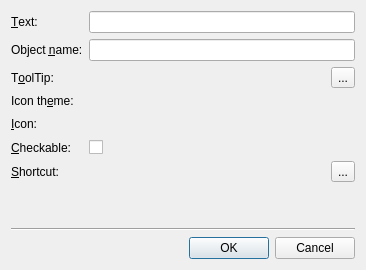
<?xml version="1.0" encoding="UTF-8"?>
<ui version="4.0">
 <comment>*********************************************************************
**
** Copyright (C) 2015 The Qt Company Ltd.
** Contact: http://www.qt.io/licensing/
**
** This file is part of the Qt Designer of the Qt Toolkit.
**
** $QT_BEGIN_LICENSE:LGPL$
** Commercial License Usage
** Licensees holding valid commercial Qt licenses may use this file in
** accordance with the commercial license agreement provided with the
** Software or, alternatively, in accordance with the terms contained in
** a written agreement between you and The Qt Company. For licensing terms
** and conditions see http://www.qt.io/terms-conditions. For further
** information use the contact form at http://www.qt.io/contact-us.
**
** GNU Lesser General Public License Usage
** Alternatively, this file may be used under the terms of the GNU Lesser
** General Public License version 2.1 or version 3 as published by the Free
** Software Foundation and appearing in the file LICENSE.LGPLv21 and
** LICENSE.LGPLv3 included in the packaging of this file. Please review the
** following information to ensure the GNU Lesser General Public License
** requirements will be met: https://www.gnu.org/licenses/lgpl.html and
** http://www.gnu.org/licenses/old-licenses/lgpl-2.1.html.
**
** As a special exception, The Qt Company gives you certain additional
** rights. These rights are described in The Qt Company LGPL Exception
** version 1.1, included in the file LGPL_EXCEPTION.txt in this package.
**
** GNU General Public License Usage
** Alternatively, this file may be used under the terms of the GNU
** General Public License version 3.0 as published by the Free Software
** Foundation and appearing in the file LICENSE.GPL included in the
** packaging of this file.  Please review the following information to
** ensure the GNU General Public License version 3.0 requirements will be
** met: http://www.gnu.org/copyleft/gpl.html.
**
** $QT_END_LICENSE$
**
*********************************************************************</comment>
 <class>qdesigner_internal::NewActionDialog</class>
 <widget class="QDialog" name="qdesigner_internal::NewActionDialog">
  <property name="geometry">
   <rect>
    <x>0</x>
    <y>0</y>
    <width>366</width>
    <height>270</height>
   </rect>
  </property>
  <property name="windowTitle">
   <string>New Action...</string>
  </property>
  <layout class="QVBoxLayout" name="verticalLayout">
   <item>
    <layout class="QFormLayout" name="formLayout">
     <item row="0" column="0">
      <widget class="QLabel" name="textLabel">
       <property name="text">
        <string>&amp;Text:</string>
       </property>
       <property name="buddy">
        <cstring>editActionText</cstring>
       </property>
      </widget>
     </item>
     <item row="0" column="1">
      <widget class="QLineEdit" name="editActionText">
       <property name="minimumSize">
        <size>
         <width>255</width>
         <height>0</height>
        </size>
       </property>
      </widget>
     </item>
     <item row="1" column="0">
      <widget class="QLabel" name="objectNameLabel">
       <property name="text">
        <string>Object &amp;name:</string>
       </property>
       <property name="buddy">
        <cstring>editObjectName</cstring>
       </property>
      </widget>
     </item>
     <item row="1" column="1">
      <widget class="QLineEdit" name="editObjectName"/>
     </item>
     <item row="2" column="0">
      <widget class="QLabel" name="toolTipLabel">
       <property name="text">
        <string>T&amp;oolTip:</string>
       </property>
       <property name="buddy">
        <cstring>tooltipEditor</cstring>
       </property>
      </widget>
     </item>
     <item row="2" column="1">
      <layout class="QHBoxLayout" name="toolTipLayout">
       <item>
        <widget class="TextPropertyEditor" name="tooltipEditor" native="true">
         <property name="sizePolicy">
          <sizepolicy hsizetype="MinimumExpanding" vsizetype="Preferred">
           <horstretch>0</horstretch>
           <verstretch>0</verstretch>
          </sizepolicy>
         </property>
        </widget>
       </item>
       <item>
        <widget class="QToolButton" name="toolTipToolButton">
         <property name="text">
          <string>...</string>
         </property>
        </widget>
       </item>
      </layout>
     </item>
     <item row="3" column="0">
      <widget class="QLabel" name="iconThemeLabel">
       <property name="text">
        <string>Icon th&amp;eme:</string>
       </property>
       <property name="buddy">
        <cstring>iconThemeEditor</cstring>
       </property>
      </widget>
     </item>
     <item row="3" column="1">
      <widget class="qdesigner_internal::IconThemeEditor" name="iconThemeEditor" native="true"/>
     </item>
     <item row="4" column="0">
      <widget class="QLabel" name="iconLabel">
       <property name="text">
        <string>&amp;Icon:</string>
       </property>
       <property name="buddy">
        <cstring>iconSelector</cstring>
       </property>
      </widget>
     </item>
     <item row="4" column="1">
      <layout class="QHBoxLayout" name="horizontalLayout">
       <item>
        <widget class="qdesigner_internal::IconSelector" name="iconSelector" native="true"/>
       </item>
       <item>
        <spacer>
         <property name="orientation">
          <enum>Qt::Horizontal</enum>
         </property>
         <property name="sizeHint" stdset="0">
          <size>
           <width>40</width>
           <height>20</height>
          </size>
         </property>
        </spacer>
       </item>
      </layout>
     </item>
     <item row="5" column="1">
      <widget class="QCheckBox" name="checkableCheckBox">
       <property name="text">
        <string/>
       </property>
      </widget>
     </item>
     <item row="5" column="0">
      <widget class="QLabel" name="checkableLabel">
       <property name="text">
        <string>&amp;Checkable:</string>
       </property>
       <property name="buddy">
        <cstring>checkableCheckBox</cstring>
       </property>
      </widget>
     </item>
     <item row="6" column="0">
      <widget class="QLabel" name="shortcutLabel">
       <property name="text">
        <string>&amp;Shortcut:</string>
       </property>
       <property name="buddy">
        <cstring>keySequenceEdit</cstring>
       </property>
      </widget>
     </item>
     <item row="6" column="1">
      <layout class="QHBoxLayout" name="keysequenceLayout">
       <item>
        <widget class="QtKeySequenceEdit" name="keySequenceEdit" native="true">
         <property name="sizePolicy">
          <sizepolicy hsizetype="MinimumExpanding" vsizetype="Preferred">
           <horstretch>0</horstretch>
           <verstretch>0</verstretch>
          </sizepolicy>
         </property>
        </widget>
       </item>
       <item>
        <widget class="QToolButton" name="keysequenceResetToolButton">
         <property name="text">
          <string>...</string>
         </property>
        </widget>
       </item>
      </layout>
     </item>
    </layout>
   </item>
   <item>
    <spacer name="verticalSpacer">
     <property name="orientation">
      <enum>Qt::Vertical</enum>
     </property>
     <property name="sizeHint" stdset="0">
      <size>
       <width>0</width>
       <height>0</height>
      </size>
     </property>
    </spacer>
   </item>
   <item>
    <widget class="Line" name="line">
     <property name="orientation">
      <enum>Qt::Horizontal</enum>
     </property>
    </widget>
   </item>
   <item>
    <widget class="QDialogButtonBox" name="buttonBox">
     <property name="orientation">
      <enum>Qt::Horizontal</enum>
     </property>
     <property name="standardButtons">
      <set>QDialogButtonBox::Cancel|QDialogButtonBox::Ok</set>
     </property>
    </widget>
   </item>
  </layout>
 </widget>
 <customwidgets>
  <customwidget>
   <class>qdesigner_internal::IconSelector</class>
   <extends>QWidget</extends>
   <header>iconselector_p.h</header>
   <container>1</container>
  </customwidget>
  <customwidget>
   <class>QtKeySequenceEdit</class>
   <extends>QWidget</extends>
   <header>qtpropertybrowserutils_p.h</header>
   <container>1</container>
  </customwidget>
  <customwidget>
   <class>TextPropertyEditor</class>
   <extends>QWidget</extends>
   <header>textpropertyeditor_p.h</header>
   <container>1</container>
  </customwidget>
  <customwidget>
   <class>qdesigner_internal::IconThemeEditor</class>
   <extends>QWidget</extends>
   <header>iconselector_p.h</header>
   <container>1</container>
  </customwidget>
 </customwidgets>
 <tabstops>
  <tabstop>editActionText</tabstop>
  <tabstop>editObjectName</tabstop>
 </tabstops>
 <resources/>
 <connections>
  <connection>
   <sender>buttonBox</sender>
   <signal>accepted()</signal>
   <receiver>qdesigner_internal::NewActionDialog</receiver>
   <slot>accept()</slot>
   <hints>
    <hint type="sourcelabel">
     <x>165</x>
     <y>162</y>
    </hint>
    <hint type="destinationlabel">
     <x>291</x>
     <y>94</y>
    </hint>
   </hints>
  </connection>
  <connection>
   <sender>buttonBox</sender>
   <signal>rejected()</signal>
   <receiver>qdesigner_internal::NewActionDialog</receiver>
   <slot>reject()</slot>
   <hints>
    <hint type="sourcelabel">
     <x>259</x>
     <y>162</y>
    </hint>
    <hint type="destinationlabel">
     <x>293</x>
     <y>128</y>
    </hint>
   </hints>
  </connection>
 </connections>
</ui>
